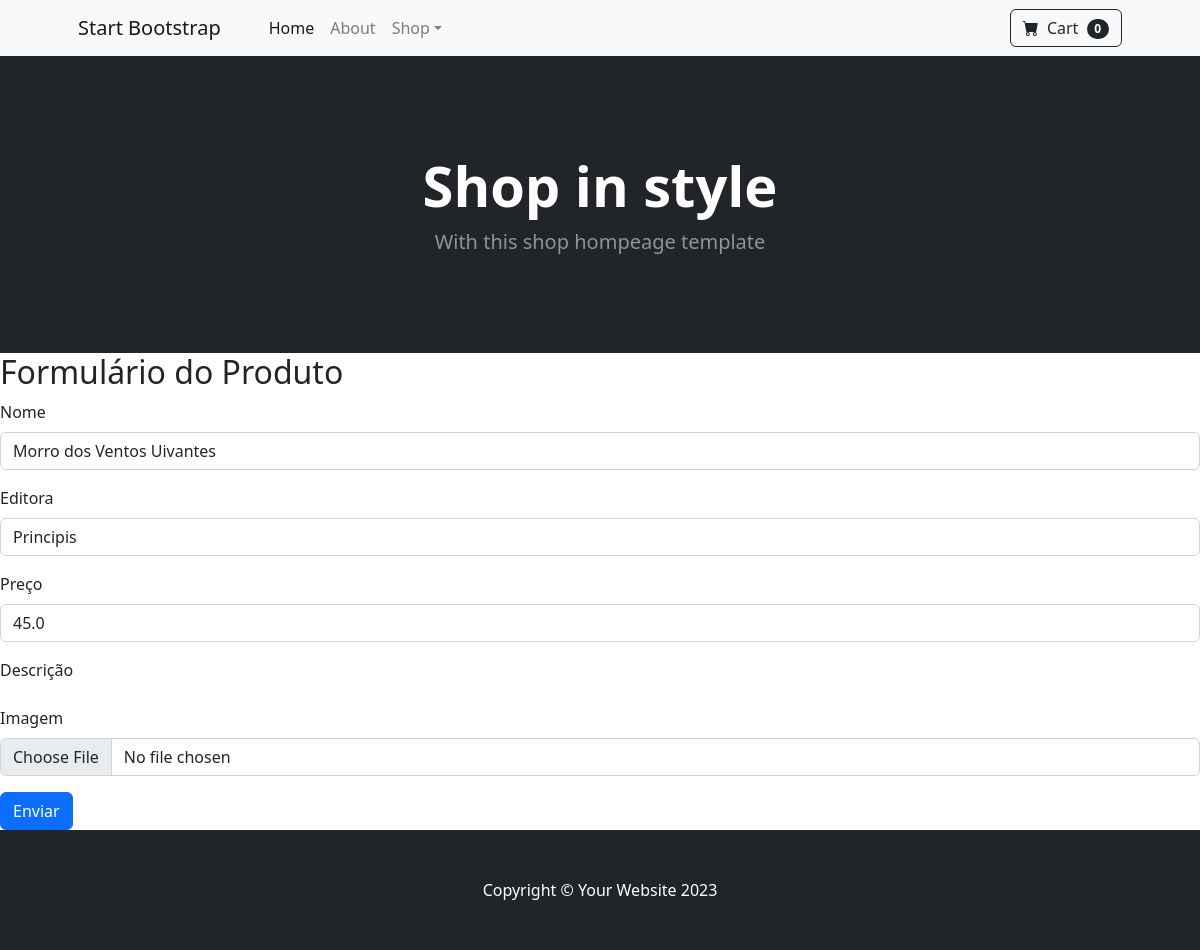
Screenshot of /produto/editar/1/ with the database file from the repository.
### loja/models.py (models this page shows, shortened)
class Produto(models.Model):
    nome = models.CharField(max_length=200)
    marca = models.CharField(max_length=150, verbose_name='Editora')
    preco = models.FloatField(verbose_name='Preço')
    descricao = models.TextField(verbose_name='Descrição')
    imagem = models.ImageField(upload_to='media/imagens')

### loja/views.py (the view)
# urls.py: path('produto/editar/<int:id>/',produto_editar, name='produto_editar'),
def produto_editar(request,id):
    produto = get_object_or_404(Produto,id=id)
    if request.method == 'POST':
        form = ProdutoForm(request.POST,instance=produto)
        if form.is_valid():
            form.save()
            return redirect('produto_listar')
    else:
        form = ProdutoForm(instance=produto)
    return render(request,'loja/form.html',{'form':form})

### loja/forms.py
class ProdutoForm(ModelForm):
    class Meta:
        model = Produto
        fields = '__all__'
        widgets = {
            'nome' : forms.TextInput(attrs={'class': 'form-control' }),
            'marca' : forms.TextInput(attrs={'class': 'form-control' }),
            'preco' : forms.NumberInput(attrs={'class': 'form-control' }),
            'descricao': forms.TextInput(attrs={'class': 'form-control' }),
            'imagem': forms.FileInput(attrs={'class': 'form-control' })
        }

### loja/templates/loja/form.html (shortened to what this page needs)
{% extends 'base.html' %}
{% block center %}
    <h2>Formulário do Produto</h2>
    <form method="post">
        <div class="mb-3">
            <label for="nome" class="form-label">Nome</label>
            {{ form.nome }}
        </div>
        <div class="mb-3">
            <label for="marca" class="form-label">Editora</label>
            {{ form.marca }}
        </div>
        <div class="mb-3">
            <label for="preco" class="form-label">Preço</label>
            {{ form.preco }}
        </div>
        <div class="mb-3">
            <label for="descricao" class="form-label">Descrição</label>
        </div>
        <div class="mb-3">
            <label for="imagem" class="form-label">Imagem</label>
            {{ form.imagem }}
        </div>
        <button type="submit" class="btn btn-primary">Enviar</button>
    </form>
{% endblock %}

### rows the page displays
Produto: nome "Morro dos Ventos Uivantes", marca "Principis", preco "45.0"
